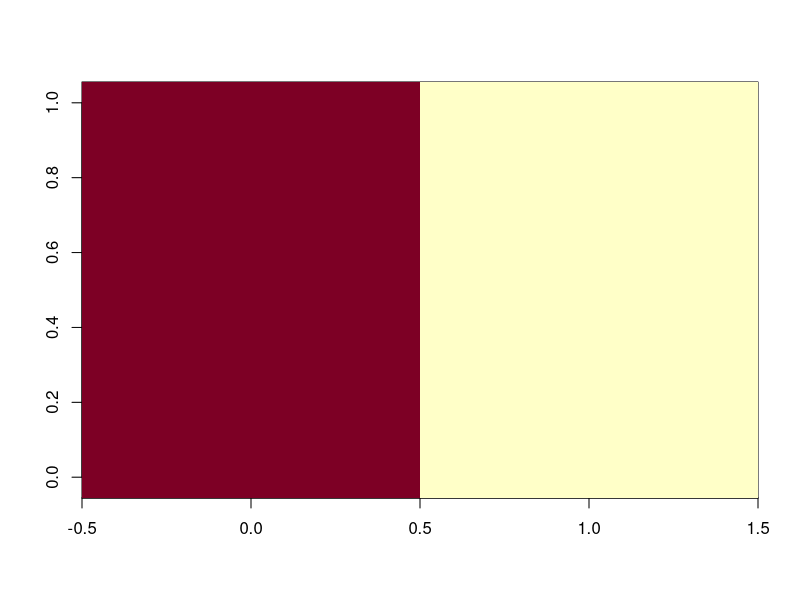
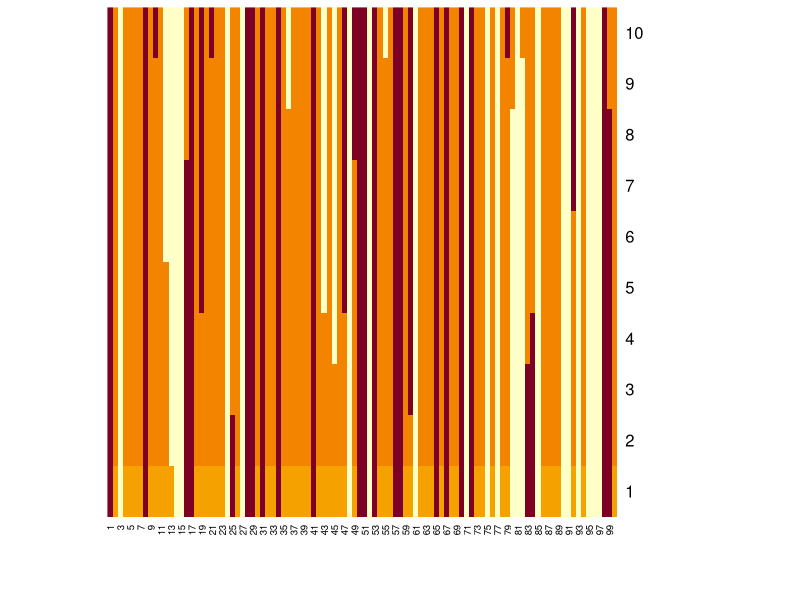
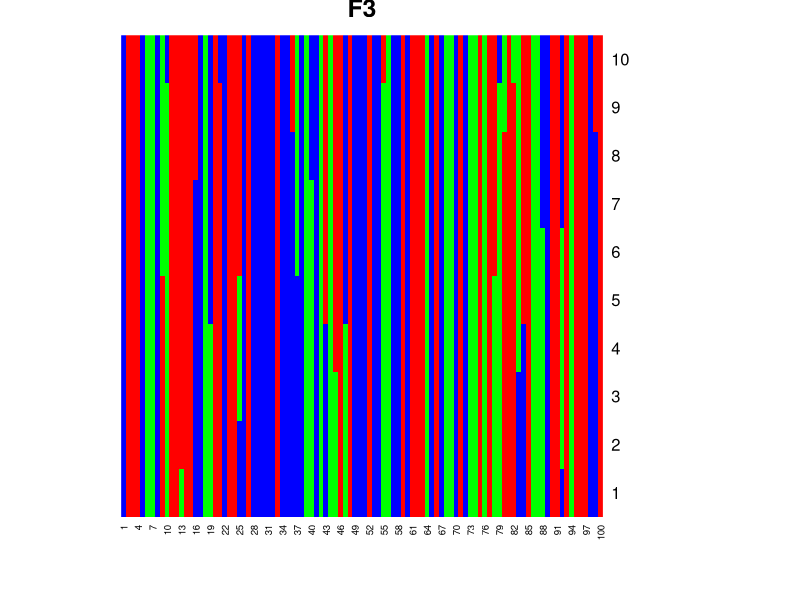

R code for these plots, in order:
## Gamete generation
switch_ch <- function(G,p)
  rbind(c(G[1,1:p], G[2,(p+1):ncol(G)]),
        c(G[2,1:p], G[1,(p+1):ncol(G)]))
gamete_gen <- function(G, map.len){
  x <- rpois(1, map.len/100)
  co.pos <- sort(runif(n = x, min = 0, max = map.len))
  G.out <- G 
  for(i in co.pos){
    co.idx <- which(diff((seq(0, map.len, length.out = ncol(G)) - i) < 0) == -1)
    G.out <- switch_ch(G.out, co.idx)
  }
  return(G.out[sample(x = 1:2, 1),])
}
ind_gen <- function(G, map.len)
  rbind(gamete_gen(G, map.len),
        gamete_gen(G, map.len))
n.mrk <- 10
G.f1 <- rbind(rep(1,n.mrk),
              rep(0,n.mrk))
image(G.f1)
map.len <- 10
n.ind <- 100
dat <- NULL
G.f2 <- vector("list", n.ind)
for(i in 1:n.ind)
  G.f2[[i]] <- ind_gen(G.f1, map.len)
dat.f2 <- t(sapply(G.f2, function(x) apply(x,2,sum)))
heatmap(t(dat.f2), Rowv = NA, Colv = NA)

G.out <- G.f2
for(j in 1){
  for(i in 1:n.ind)
    G.out[[i]] <- ind_gen(G.out[[i]], map.len)
  dat <- t(sapply(G.out, function(x) apply(x,2,sum)))
  heatmap(t(dat), Rowv = NA, Colv = NA, col = c("red", "green", "blue"), main = paste0("F",j+2))
  Sys.sleep(2)
}


